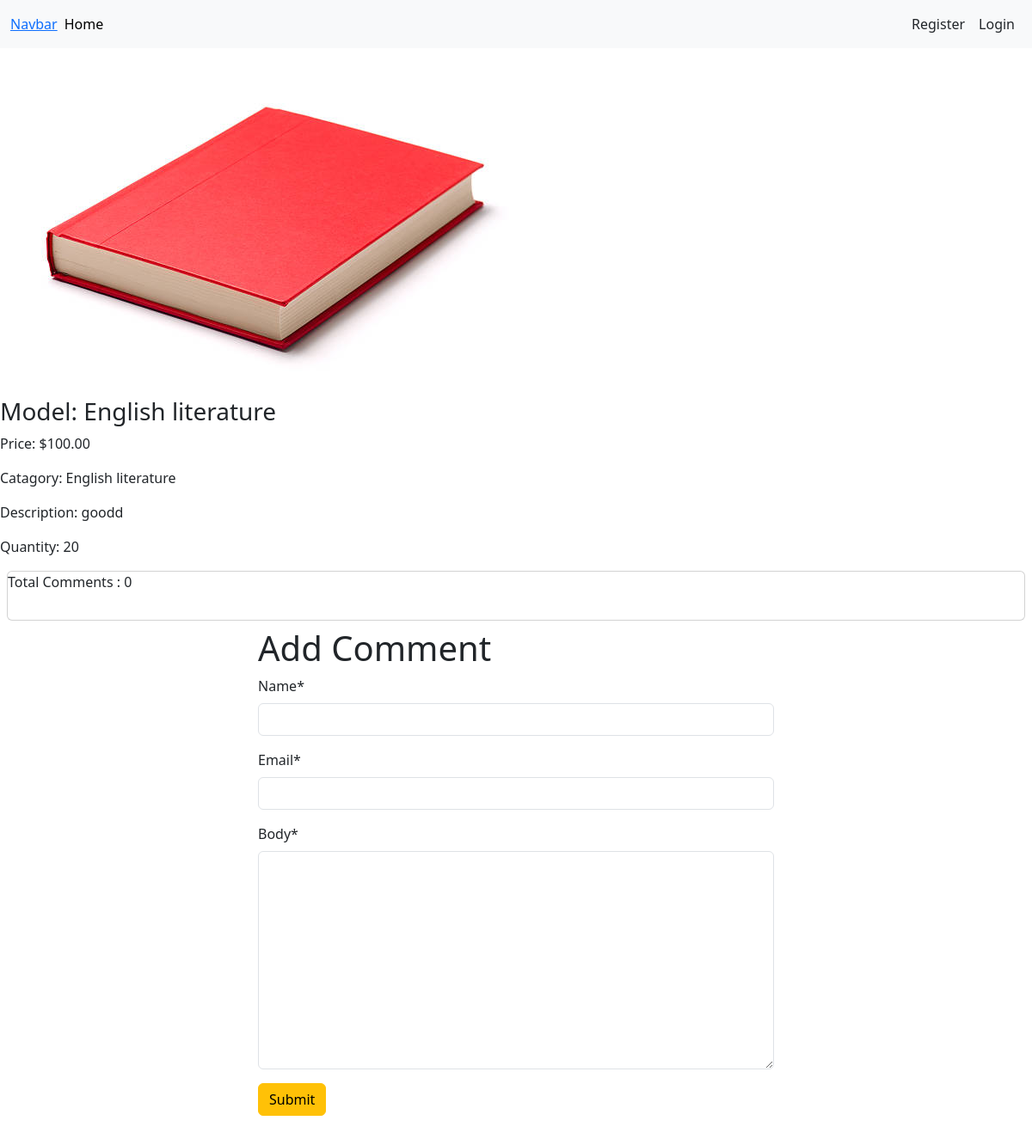
Page /details/2/ on the committed database.
### first_app/models.py (models this page shows, shortened)
class Book(models.Model):
    user = models.ForeignKey(User, on_delete=models.CASCADE, default=1)
    Catagory = models.ForeignKey(Catagory,on_delete = models.CASCADE)
    name = models.CharField(max_length=100)
    description = models.TextField()
    quantity = models.IntegerField(default=0)
    price = models.DecimalField(max_digits=10, decimal_places=2)
    image = models.ImageField(upload_to='uploads/', blank=True, null=True)

class Catagory(models.Model):
    name = models.CharField(max_length=50)
    slug = models.SlugField(max_length=50, unique=True, null=True, blank=True)

### first_app/views.py (the view, shortened to what this page needs)
# urls.py: path('details/<int:pk>/', views.bookDetails.as_view(), name='bookDetails'),
class bookDetails(DetailView):
    model = Book
    template_name = 'book_details.html'
    def get_context_data(self, **kwargs):
        context = super().get_context_data(**kwargs)
        Book = self.object
        comments = Book.comment.all()
        comment_form = forms.commentForm()
        context['comments'] = comments
        context['comments_form'] = comment_form
        return context

### first_app/forms.py
class commentForm(forms.ModelForm):
    class Meta:
        model = Comment
        fields = ['name', 'email', 'body']

### first_app/templates/book_details.html (shortened to what this page needs)
{% extends "base.html" %} {% load crispy_forms_tags %} {% block content %}
<img src="{{ book.image.url }}" alt="{{ book.name }}" />
<h3>Model: {{ book.name }}</h3>
<p>Price: ${{ book.price }}</p>
<p>Catagory: {{ book.Catagory.name }}</p>
<p>Description: {{book.description}}</p>
<p>Quantity: {{book.quantity}}</p>
<div class="card m-2">
  Total Comments : {{comments | length}}
  <div class="card-body">
  </div>
</div>
<form style="width: 50%; margin: auto" method="post">
  <h1>Add Comment</h1>
  {% csrf_token %} {{comments_form | crispy }}
  <button class="btn btn-warning mb-5">Submit</button>
</form>
{% endblock content %}

### rows in the picture
Book: image (picture), name "English literature", price "100.00", Catagory.name "English literature", description "goodd", quantity "20"

### other values in the picture
{{ comments | length }} "0"
